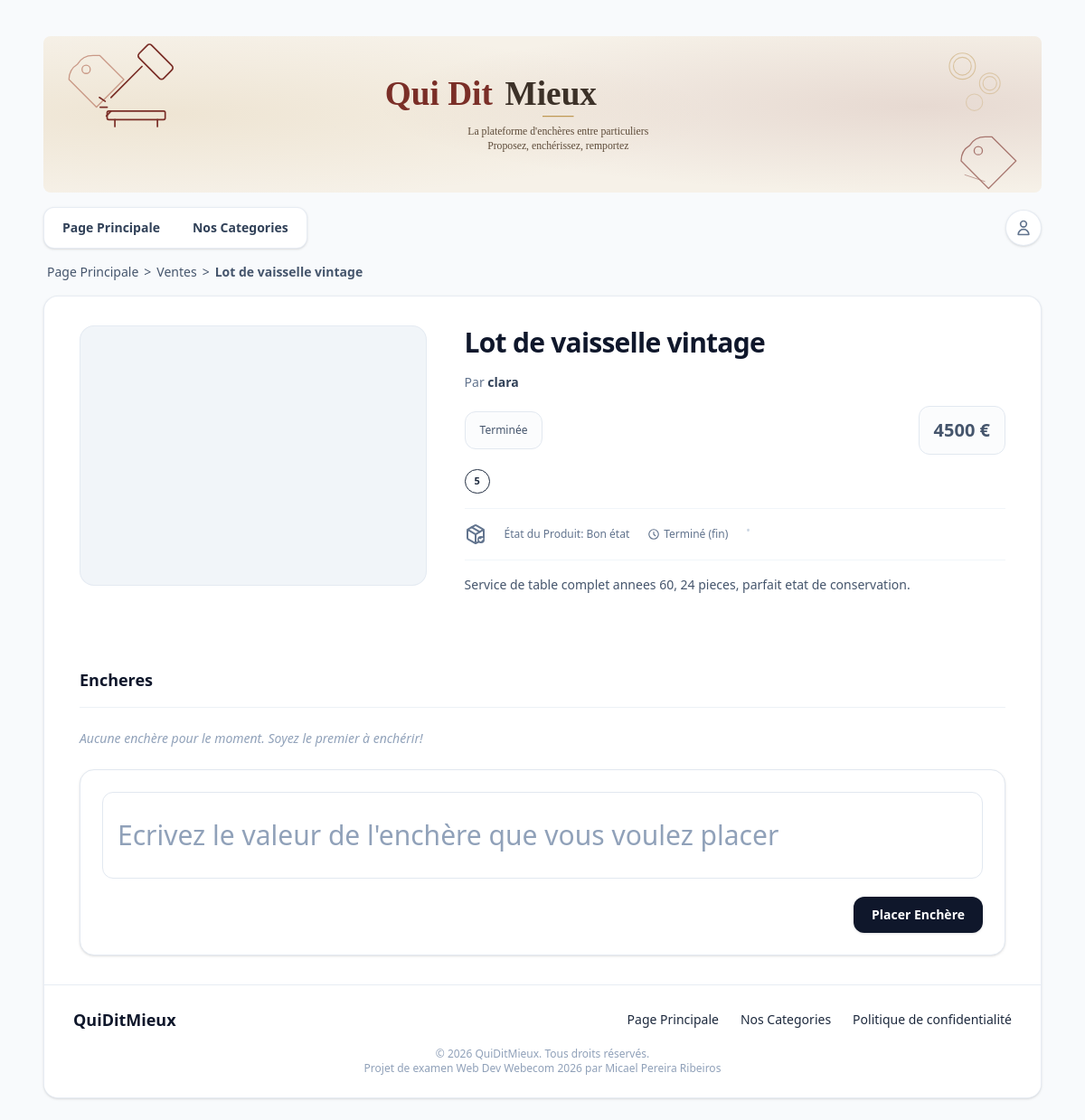
/index.php?vente&action=view&id=5, run on the app's committed database.
### tables this page shows
CREATE TABLE `vente` (
  `id` int UNSIGNED NOT NULL,
  `utilisateur` int UNSIGNED NOT NULL,
  `titre` varchar(255) NOT NULL,
  `description` text NOT NULL,
  `categorie` int NOT NULL,
  `status` int NOT NULL DEFAULT '0',
  `image_principale` int UNSIGNED DEFAULT NULL,
  `etat_produit` int NOT NULL DEFAULT '0',
  `prix_depart` int NOT NULL DEFAULT '0',
  `dateheure` datetime NOT NULL DEFAULT CURRENT_TIMESTAMP,
  `dateheure_fin` datetime NOT NULL DEFAULT CURRENT_TIMESTAMP
);

CREATE TABLE `utilisateur` (
  `id` int UNSIGNED NOT NULL,
  `pseudo` varchar(50) NOT NULL,
  `email` varchar(100) NOT NULL,
  `motdepasse` varchar(255) NOT NULL
);

### src/template/page/view/vente.php (the view, shortened to what the rows shown need)
<?php
$labelsStatut = [0 => "À venir", 1 => "En cours", 2 => "Terminée"];
$labelsEtat = [1 => "Neuf", 2 => "Trés bon état", 3 => "Bon état", 4 => "État correct"];
?>
<div id="consulter-vente" class="max-w-5xl w-full mx-auto space-y-10 font-sans">
    <div class="grid grid-cols-1 lg:grid-cols-5 gap-6 lg:gap-10 items-start">
        <div class="lg:col-span-3 flex flex-col gap-4">
            <div class="flex items-start justify-between gap-3">
                <h2 class="text-2xl sm:text-3xl font-bold text-slate-900 tracking-tight leading-tight"><?= e($objet->titre) ?></h2>
            </div>
            <span class="text-sm text-slate-500">Par <span class="font-semibold text-slate-700"><?= e($objet->utilisateur->pseudo) ?></span></span>
            <div class="flex flex-row gap-2 justify-between items-center">
                <div class="border border-slate-200 rounded-xl px-4 py-3 bg-slate-50/60 text-xs text-slate-600 w-fit">
                    <span><?= e($labelsStatut[$objet->status->getValue()]) ?></span>
                </div>
                <div class="border border-slate-200 rounded-xl px-4 py-3 bg-slate-50/60 text-xl font-bold text-slate-600 w-fit">
                    <span id="enchere"><?= e($objet->derniereEnchere()?->prix ?? $objet->prix_depart) ?> €</span>
                </div>
            </div>
            <div class="flex flex-wrap items-center gap-2" data-get-categorie>
                <span data-get-categorie class="inline-flex items-center px-2.5 py-1 rounded-full text-[11px] font-bold border tracking-wide uppercase transition-transform duration-150">
                </span>
            </div>
            <div class="flex flex-wrap gap-x-5 gap-y-2 text-xs text-slate-500 border-y border-slate-100 py-4">
                <span class="flex items-center gap-1.5">
                    État du Produit: <?= e($labelsEtat[$objet->etat_produit->getValue()]) ?>
                </span>
                <span class="flex items-center gap-1">
                    <svg class="w-3.5 h-3.5" fill="none" stroke="currentColor" viewBox="0 0 24 24"><path stroke-linecap="round" stroke-linejoin="round" stroke-width="2" d="M12 8v4l3 3m6-3a9 9 0 11-18 0 9 9 0 0118 0z"/></svg>
                    <?= tempsRestant($objet->dateheure_fin) ?> (fin)
                </span>
                <span class="text-slate-300">•</span>
            </div>
            <p class="text-sm leading-relaxed text-slate-600"><?= e(nl2br($objet->description)) ?></p>
        </div>
    </div>
</div>

### data on the page
vente: titre "Lot de vaisselle vintage", utilisateur.pseudo "clara", status "Terminée", prix_depart "4500", etat_produit "Bon état", dateheure_fin "Terminé", description "Service de table complet annees 60, 24 pieces, parfait etat de conservation."

### other printed values
$item['label'] "Page Principale"
$item['label'] "Ventes"
$item['label'] "Lot de vaisselle vintage"
$objet->categorie "5"
